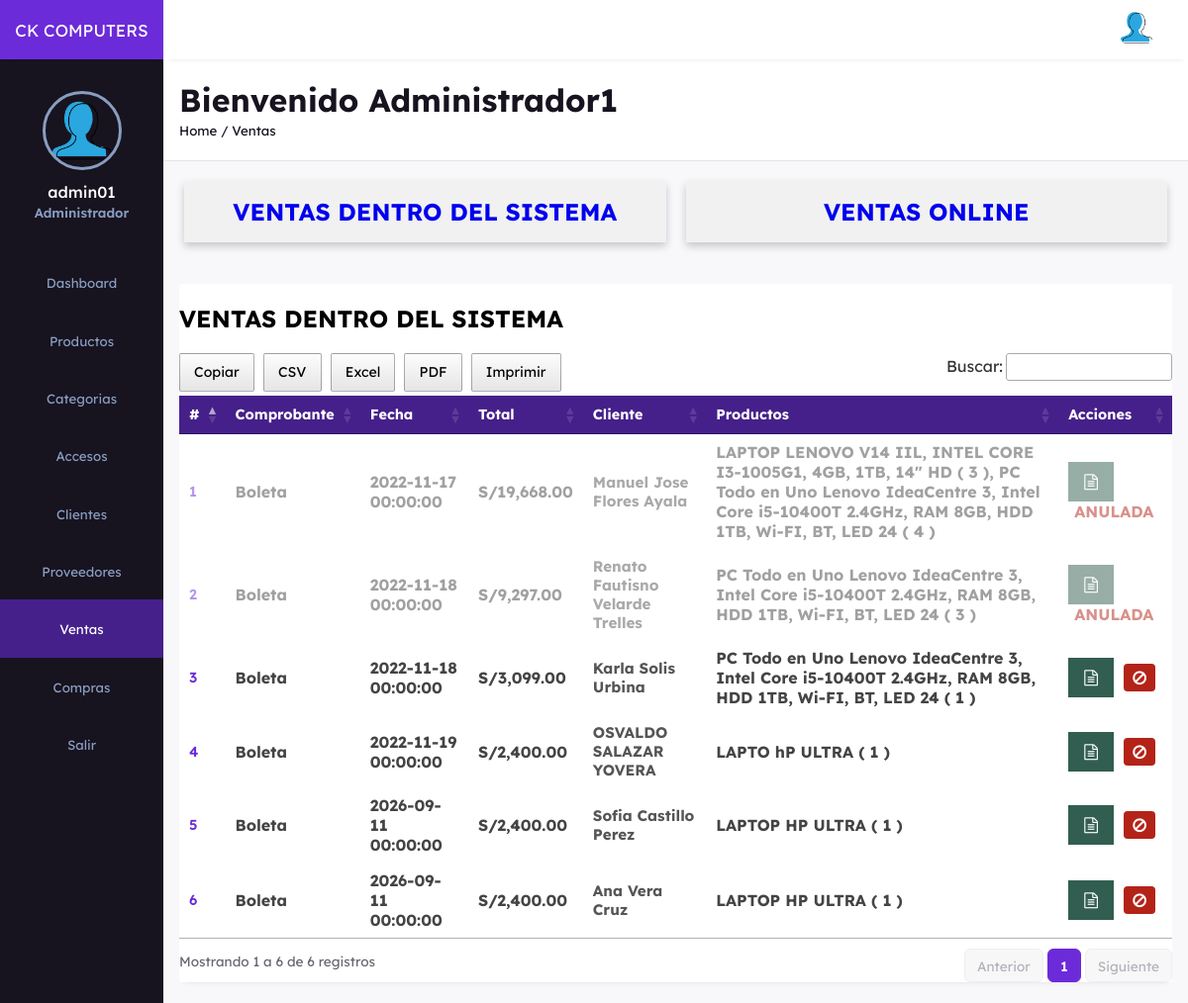
Before: /frontend/ventas/venta.php (signed in) with the older database file.
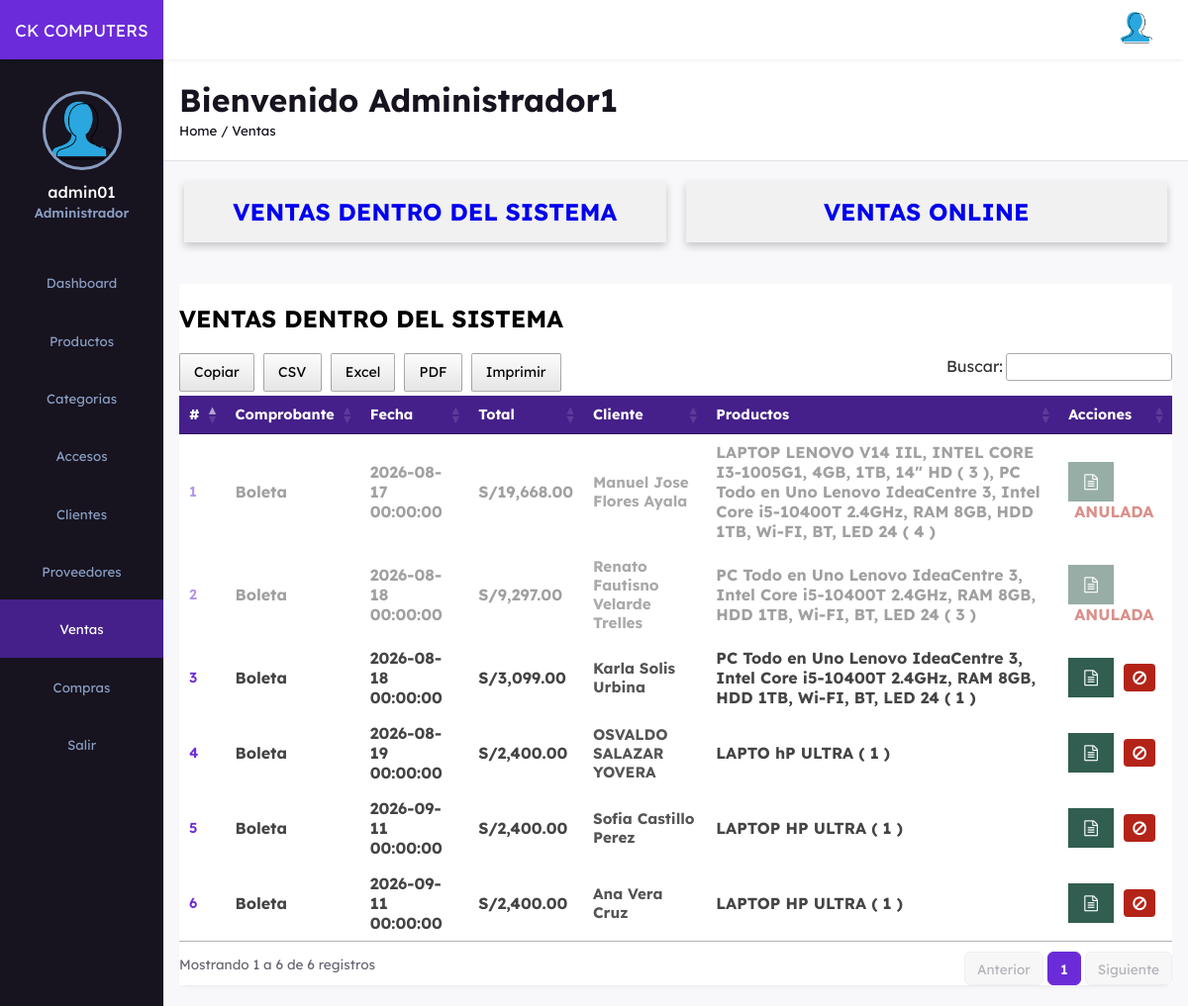
After: the same page with the newer database file.
### tables this page shows
CREATE TABLE `orders` (
  `idord` int(11) NOT NULL AUTO_INCREMENT,
  `user_id` int(11) NOT NULL,
  `nomcl` text NOT NULL,
  `method` varchar(50) NOT NULL,
  `total_products` text NOT NULL,
  `total_price` decimal(10,2) NOT NULL,
  `placed_on` datetime NOT NULL,
  `payment_status` varchar(20) NOT NULL,
  `anulada` tinyint(1) NOT NULL DEFAULT 0,
  `anulada_on` datetime DEFAULT NULL,
  `motivo_anulacion` varchar(255) DEFAULT NULL,
  `tipc` varchar(15) NOT NULL,
  PRIMARY KEY (`idord`),
  KEY `orders_ibfk_1` (`user_id`),
  CONSTRAINT `orders_ibfk_1` FOREIGN KEY (`user_id`) REFERENCES `usuarios` (`id`)
);

### backend/config/helpers.php (called while the page is built, shortened)
<?php
function e($valor)
{
    return htmlspecialchars((string)$valor, ENT_QUOTES, 'UTF-8');
}

### backend/config/auth.php (called while the page is built, shortened)
<?php
require_once __DIR__ . '/roles.php';
require_once __DIR__ . '/helpers.php';
function hay_sesion()
{
    return isset($_SESSION['id'], $_SESSION['rol']);
}
function rol_actual()
{
    return (int)($_SESSION['rol'] ?? 0);
}
function puede($permiso)
{
    return hay_sesion() && rol_tiene_permiso(rol_actual(), $permiso);
}

### backend/config/roles.php (called while the page is built, shortened)
<?php
$PERMISOS = [
    ROL_ADMINISTRADOR => [
        'ventas', 'ventas_anular', 'compras', 'productos', 'productos_ed', 'productos_el',
        'clientes', 'proveedores', 'catalogos', 'usuarios', 'reportes',
    ],
    ROL_CAJERO => [
        'ventas', 'productos', 'clientes',
    ],
    ROL_EMPLEADO => [
        'compras', 'productos', 'productos_ed', 'proveedores', 'catalogos',
    ],
];
function rol_tiene_permiso($rol, $permiso)
{
    global $PERMISOS;
    return in_array($permiso, $PERMISOS[(int)$rol] ?? [], true);
}

### frontend/ventas/venta.php (the view, shortened to what the changed rows need)
<?php
require_once __DIR__ . '/../../backend/config/auth.php';
require __DIR__ . '/../layout/cabecera.php';
?>
            <div class="page-content">
             <div class="row">
                <div class="column">
                    <div class="c-card">
                      <a href="mostrar.php"><div class="header bg-light-blue">
                            <h2>
                               VENTAS DENTRO DEL SISTEMA <small></small>
                            </h2>
                        </div></a>
                    </div>
                </div>
              <div class="column">
                <div class="c-card">
                  <a href="https://ventapro.pe/c/ck-computers"><div class="header bg-light-blue">
                            <h2>
                               VENTAS ONLINE <small></small>
                            </h2>
                        </div></a>
                </div>
              </div>
</div>
            </div>
            <div class="page-content">
            <div class="records table-responsive">
                <br>
                    <h2>
                               VENTAS DENTRO DEL SISTEMA <small></small>
                            </h2>
                            <br>
                    <div>
                        <?php
require '../../backend/config/Conexion.php';
$sentencia = $connect->prepare("SELECT * FROM orders ORDER BY idord DESC;");
 $sentencia->execute();
$data =  array();
if($sentencia){
  while($r = $sentencia->fetchObject()){
    $data[] = $r;
  }
}
     ?>
     <?php if(count($data)>0):?>
                        <table width="100%" id="example">
                            <thead>
                                <tr>
                                    <th>#</th>
                                    <th><span class="las la-sort"></span>Comprobante</th>
                                    <th><span class="las la-sort"></span>Fecha</th>
                                    <th><span class="las la-sort"></span>Total</th>
                                    <th><span class="las la-sort"></span>Cliente</th>
                                    <th><span class="las la-sort"></span>Productos</th>
                                    <th><span class="las la-sort"></span>Acciones</th>
                                </tr>
                            </thead>
                            <tbody>
                                <?php foreach($data as $d):?>
                                <tr<?php if ((int)$d->anulada === 1) echo ' style="opacity:.5"'; ?>>
                                    <td><?php echo e($d->idord); ?></td>
                                    <td><h4><?php echo e($d->tipc); ?></h4></td>
                                    <td><h4><?php echo e($d->placed_on); ?></h4></td>
                                    <td><h4>S/<?php echo number_format($d->total_price, 2); ?></h4></td>
                                    <td>
                                        <div class="client">
                                            <div class="client-info">
                                                <h4><?php echo e($d->nomcl); ?></h4>
                                            </div>
                                        </div>
                                    </td>
                                    <td><h4><?php echo e($d->total_products); ?></h4></td>
        <td>
            <a title="Boleta" href="../ventas/boleta.php?id=<?php echo e($d->idord); ?>" class="fa fa-file-text-o tooltip"></a>
            <?php if ((int)$d->anulada === 1): ?>
                <span style="color:#B42318;font-weight:bold;margin-left:6px;">ANULADA</span>
            <?php elseif (puede('ventas_anular')): ?>
                <form method="POST" action="" style="display:inline" onsubmit="return anularVenta(this);">
                    <button type="submit" name="anular_venta" title="Anular venta" class="fa fa-ban" style="border:none;background:#B42318;color:#fff;cursor:pointer;padding:6px 9px;border-radius:4px;margin-left:6px;"></button>
                </form>
            <?php endif; ?>
        </td>
                                </tr>
                                 <?php endforeach; ?>
                            </tbody>
                        </table>
    <?php endif; ?>
                    </div>
                </div>
            </div>
<?php require __DIR__ . '/../layout/pie.php'; ?>
</body>
</html>

Changed rows visible on the page:
changed orders "LAPTO hP ULTRA ( 1 )": placed_on "2022-11-19 00:00:00" → "2026-08-19 00:00:00"
changed orders "Karla Solis Urbina": placed_on "2022-11-18 00:00:00" → "2026-08-18 00:00:00"
changed orders "Renato Fautisno Velarde Trelles": placed_on "2022-11-18 00:00:00" → "2026-08-18 00:00:00"
changed orders "Manuel Jose Flores Ayala": placed_on "2022-11-17 00:00:00" → "2026-08-17 00:00:00"
